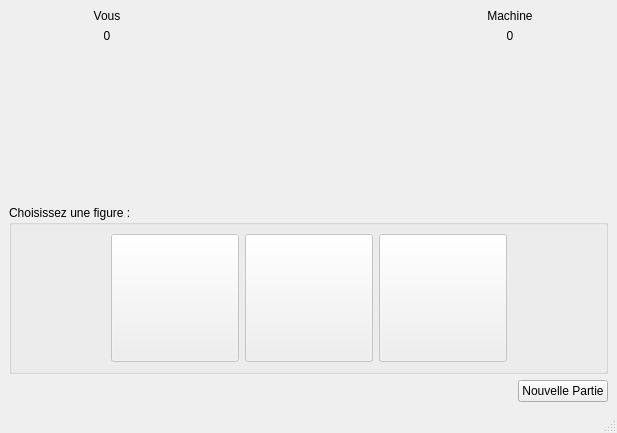
<?xml version="1.0" encoding="UTF-8"?>
<ui version="4.0">
 <class>MainWindow</class>
 <widget class="QMainWindow" name="MainWindow">
  <property name="geometry">
   <rect>
    <x>0</x>
    <y>0</y>
    <width>617</width>
    <height>433</height>
   </rect>
  </property>
  <property name="windowTitle">
   <string>MainWindow</string>
  </property>
  <widget class="QWidget" name="centralwidget">
   <layout class="QVBoxLayout" name="verticalLayout_2">
    <item>
     <layout class="QVBoxLayout" name="verticalLayout">
      <item>
       <layout class="QGridLayout" name="gridLayout">
        <item row="2" column="0">
         <widget class="QLabel" name="lCoupJoueur">
          <property name="text">
           <string/>
          </property>
          <property name="pixmap">
           <pixmap resource="ressourcesChifoumi.qrc">:/chifoumi/images/rien_115.png</pixmap>
          </property>
          <property name="alignment">
           <set>Qt::AlignCenter</set>
          </property>
         </widget>
        </item>
        <item row="2" column="2">
         <widget class="QLabel" name="lCoupMachine">
          <property name="text">
           <string/>
          </property>
          <property name="pixmap">
           <pixmap resource="ressourcesChifoumi.qrc">:/chifoumi/images/rien_115.png</pixmap>
          </property>
          <property name="alignment">
           <set>Qt::AlignCenter</set>
          </property>
         </widget>
        </item>
        <item row="0" column="0">
         <widget class="QLabel" name="label_6">
          <property name="text">
           <string>Vous</string>
          </property>
          <property name="alignment">
           <set>Qt::AlignCenter</set>
          </property>
         </widget>
        </item>
        <item row="0" column="2">
         <widget class="QLabel" name="label_7">
          <property name="text">
           <string>Machine</string>
          </property>
          <property name="alignment">
           <set>Qt::AlignCenter</set>
          </property>
         </widget>
        </item>
        <item row="1" column="2">
         <widget class="QLabel" name="lScoreMachine">
          <property name="text">
           <string>0</string>
          </property>
          <property name="alignment">
           <set>Qt::AlignCenter</set>
          </property>
         </widget>
        </item>
        <item row="1" column="0">
         <widget class="QLabel" name="lScoreJoueur">
          <property name="text">
           <string>0</string>
          </property>
          <property name="alignment">
           <set>Qt::AlignCenter</set>
          </property>
         </widget>
        </item>
        <item row="2" column="1">
         <widget class="QLabel" name="label_5">
          <property name="text">
           <string/>
          </property>
          <property name="pixmap">
           <pixmap resource="ressourcesChifoumi.qrc">:/chifoumi/images/versus_70.png</pixmap>
          </property>
          <property name="alignment">
           <set>Qt::AlignCenter</set>
          </property>
         </widget>
        </item>
       </layout>
      </item>
      <item>
       <spacer name="verticalSpacer">
        <property name="orientation">
         <enum>Qt::Vertical</enum>
        </property>
        <property name="sizeHint" stdset="0">
         <size>
          <width>20</width>
          <height>40</height>
         </size>
        </property>
       </spacer>
      </item>
      <item>
       <widget class="QGroupBox" name="groupBox">
        <property name="title">
         <string>Choisissez une figure :</string>
        </property>
        <layout class="QHBoxLayout" name="horizontalLayout_2">
         <item>
          <spacer name="horizontalSpacer_2">
           <property name="orientation">
            <enum>Qt::Horizontal</enum>
           </property>
           <property name="sizeHint" stdset="0">
            <size>
             <width>40</width>
             <height>20</height>
            </size>
           </property>
          </spacer>
         </item>
         <item>
          <widget class="QPushButton" name="bPierre">
           <property name="enabled">
            <bool>false</bool>
           </property>
           <property name="minimumSize">
            <size>
             <width>128</width>
             <height>128</height>
            </size>
           </property>
           <property name="maximumSize">
            <size>
             <width>128</width>
             <height>128</height>
            </size>
           </property>
           <property name="cursor">
            <cursorShape>PointingHandCursor</cursorShape>
           </property>
           <property name="text">
            <string/>
           </property>
           <property name="icon">
            <iconset resource="ressourcesChifoumi.qrc">
             <normaloff>:/chifoumi/images/pierre_115.png</normaloff>:/chifoumi/images/pierre_115.png</iconset>
           </property>
           <property name="iconSize">
            <size>
             <width>128</width>
             <height>128</height>
            </size>
           </property>
          </widget>
         </item>
         <item>
          <widget class="QPushButton" name="bFeuille">
           <property name="enabled">
            <bool>false</bool>
           </property>
           <property name="minimumSize">
            <size>
             <width>128</width>
             <height>128</height>
            </size>
           </property>
           <property name="maximumSize">
            <size>
             <width>128</width>
             <height>128</height>
            </size>
           </property>
           <property name="cursor">
            <cursorShape>PointingHandCursor</cursorShape>
           </property>
           <property name="text">
            <string/>
           </property>
           <property name="icon">
            <iconset resource="ressourcesChifoumi.qrc">
             <normaloff>:/chifoumi/images/papier_115.png</normaloff>:/chifoumi/images/papier_115.png</iconset>
           </property>
           <property name="iconSize">
            <size>
             <width>128</width>
             <height>128</height>
            </size>
           </property>
          </widget>
         </item>
         <item>
          <widget class="QPushButton" name="bCiseaux">
           <property name="enabled">
            <bool>false</bool>
           </property>
           <property name="minimumSize">
            <size>
             <width>128</width>
             <height>128</height>
            </size>
           </property>
           <property name="maximumSize">
            <size>
             <width>128</width>
             <height>128</height>
            </size>
           </property>
           <property name="cursor">
            <cursorShape>PointingHandCursor</cursorShape>
           </property>
           <property name="text">
            <string/>
           </property>
           <property name="icon">
            <iconset resource="ressourcesChifoumi.qrc">
             <normaloff>:/chifoumi/images/ciseau_115.png</normaloff>:/chifoumi/images/ciseau_115.png</iconset>
           </property>
           <property name="iconSize">
            <size>
             <width>128</width>
             <height>128</height>
            </size>
           </property>
          </widget>
         </item>
         <item>
          <spacer name="horizontalSpacer_3">
           <property name="orientation">
            <enum>Qt::Horizontal</enum>
           </property>
           <property name="sizeHint" stdset="0">
            <size>
             <width>40</width>
             <height>20</height>
            </size>
           </property>
          </spacer>
         </item>
        </layout>
       </widget>
      </item>
      <item>
       <layout class="QHBoxLayout" name="horizontalLayout">
        <item>
         <spacer name="horizontalSpacer">
          <property name="orientation">
           <enum>Qt::Horizontal</enum>
          </property>
          <property name="sizeHint" stdset="0">
           <size>
            <width>40</width>
            <height>20</height>
           </size>
          </property>
         </spacer>
        </item>
        <item>
         <widget class="QPushButton" name="bNouvellePartie">
          <property name="text">
           <string>Nouvelle Partie</string>
          </property>
         </widget>
        </item>
       </layout>
      </item>
     </layout>
    </item>
   </layout>
  </widget>
  <widget class="QMenuBar" name="menubar">
   <property name="geometry">
    <rect>
     <x>0</x>
     <y>0</y>
     <width>617</width>
     <height>21</height>
    </rect>
   </property>
  </widget>
  <widget class="QStatusBar" name="statusbar"/>
 </widget>
 <resources>
  <include location="ressourcesChifoumi.qrc"/>
 </resources>
 <connections/>
</ui>
